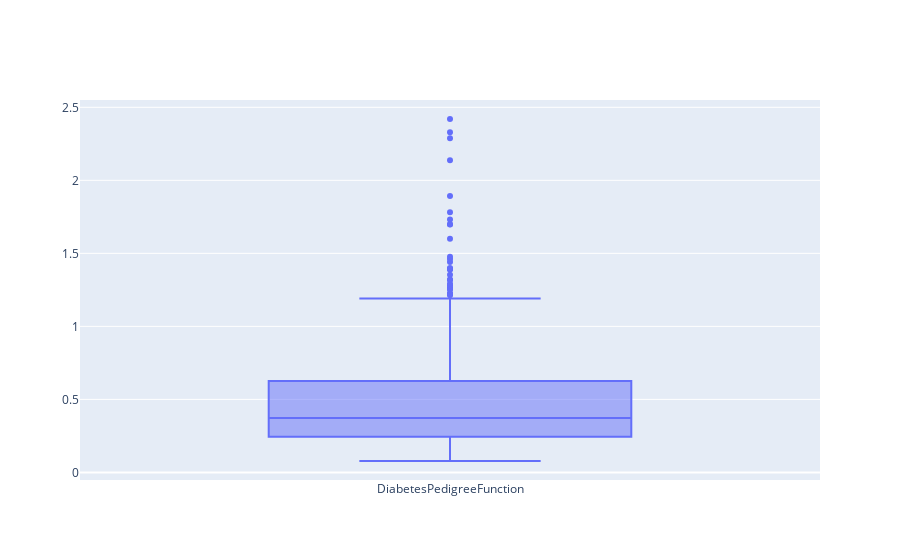

Notebook source saved alongside this figure:
### Code cell
# check the outliers using boxplot
plot.boxplot(train[['DiabetesPedigreeFunction']])

### Figure 1 — Plotly figure (JSON) as saved in the notebook; plotly's stock layout.template omitted (floating-point values rounded to 4 significant figures; data arrays with more than 128 entries replaced by an {"elided": "..."} marker saying what was removed)
{"data": [{"name": "DiabetesPedigreeFunction", "type": "box", "y": {"elided": "768 float values"}}], "layout": {}}
